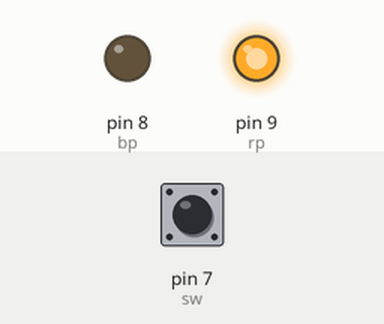
Simulated run of this sketch. Board: Arduino Uno, built with avr-gcc and run on an emulated ATmega328P. Parts: output pins drawn as LEDs (lit = HIGH). The inputs (shaded band) are chosen by the test bench; at power-on: pin 7 (sw) HIGH.

Above: at 1.2 s.
1.3 s: pin 7 (sw) pulled LOW for 0.15 s
At 1.37 s:
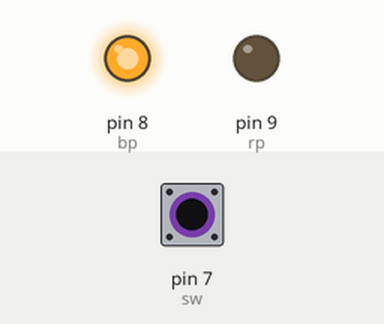
2.9 s: pin 7 (sw) pulled LOW for 3.2 s
At 7.5 s:
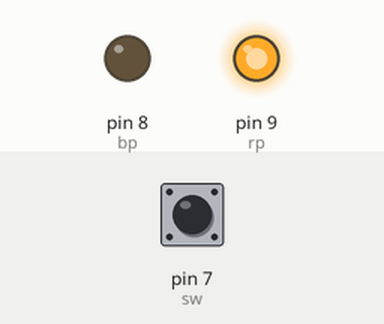
Timing chart, 0 to 9.0 s (numbered marks = the images above; inputs shaded):
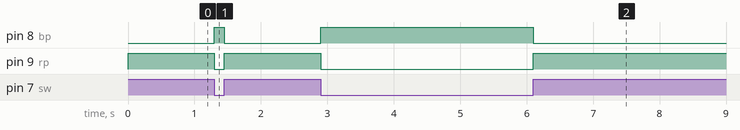

The sketch:

Tilt_Switch.ino
```cpp
int sw = 7;
int bp = 8;
int rp = 9;
int swv;

void setup() {
  // put your setup code here, to run once:
pinMode (sw, INPUT);
digitalWrite (sw, HIGH);
pinMode (bp, OUTPUT);
pinMode (rp, OUTPUT);

}

void loop() {
  // put your main code here, to run repeatedly:
swv = digitalRead (sw);

if (swv == 0) {
  digitalWrite (bp, HIGH);
  digitalWrite (rp, LOW);

}

else if (swv == 1) {
  digitalWrite (rp, HIGH);
  digitalWrite (bp, LOW);

}

}
```

Measured:
- after the input at 1.3 s, pin 8 (bp): LOW → HIGH at once, → LOW 0.15 s later; pin 9 (rp): HIGH → LOW at once, → HIGH 0.15 s later
- after the input at 2.9 s, pin 8 (bp): LOW → HIGH at once, → LOW 3.2 s later; pin 9 (rp): HIGH → LOW at once, → HIGH 3.2 s later
